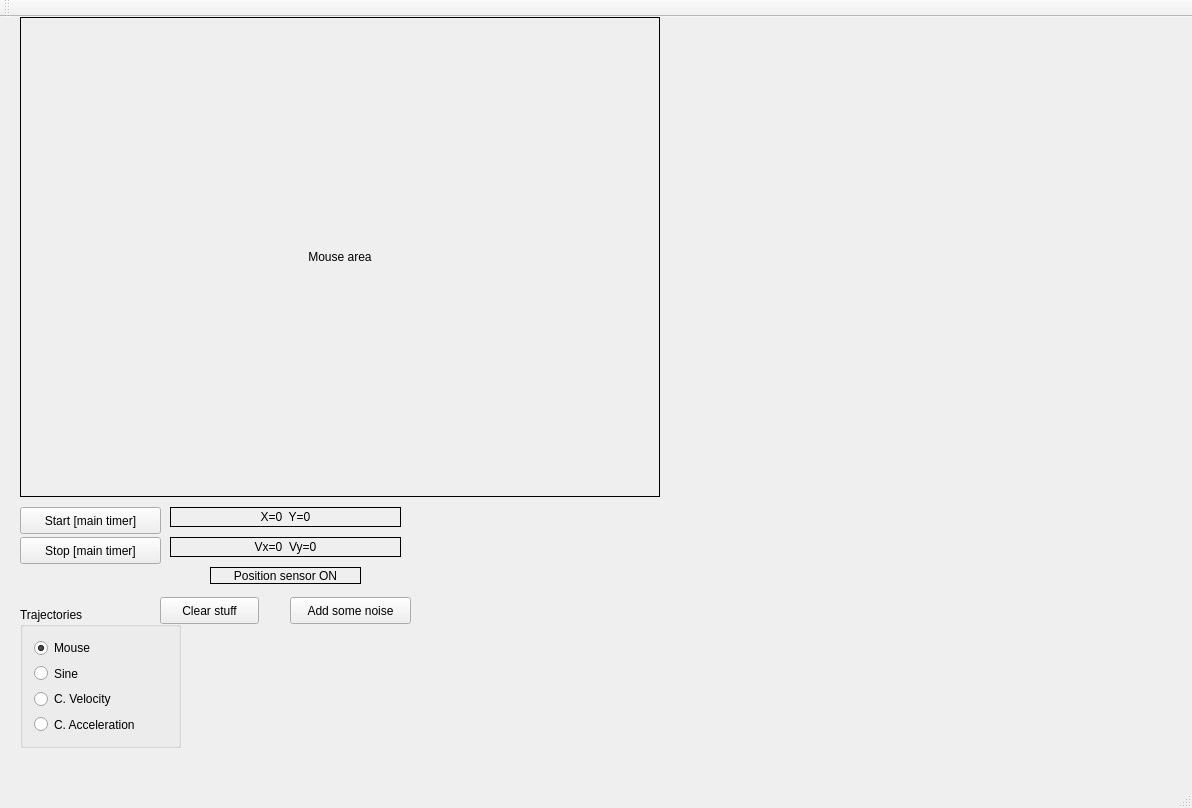
<?xml version="1.0" encoding="UTF-8"?>
<ui version="4.0">
 <class>MainWindow</class>
 <widget class="QMainWindow" name="MainWindow">
  <property name="geometry">
   <rect>
    <x>0</x>
    <y>0</y>
    <width>1192</width>
    <height>808</height>
   </rect>
  </property>
  <property name="windowTitle">
   <string>MainWindow</string>
  </property>
  <widget class="QWidget" name="centralWidget">
   <widget class="my_mouse_label" name="lbl_mouse">
    <property name="geometry">
     <rect>
      <x>20</x>
      <y>0</y>
      <width>640</width>
      <height>480</height>
     </rect>
    </property>
    <property name="mouseTracking">
     <bool>true</bool>
    </property>
    <property name="frameShape">
     <enum>QFrame::Box</enum>
    </property>
    <property name="text">
     <string>Mouse area</string>
    </property>
    <property name="alignment">
     <set>Qt::AlignCenter</set>
    </property>
    <property name="margin">
     <number>0</number>
    </property>
   </widget>
   <widget class="QLabel" name="lbl_mouse_pos">
    <property name="geometry">
     <rect>
      <x>170</x>
      <y>490</y>
      <width>231</width>
      <height>20</height>
     </rect>
    </property>
    <property name="frameShape">
     <enum>QFrame::Box</enum>
    </property>
    <property name="text">
     <string>X=0  Y=0</string>
    </property>
    <property name="alignment">
     <set>Qt::AlignCenter</set>
    </property>
   </widget>
   <widget class="QCustomPlot" name="wdg_plot_x" native="true">
    <property name="geometry">
     <rect>
      <x>670</x>
      <y>0</y>
      <width>511</width>
      <height>361</height>
     </rect>
    </property>
   </widget>
   <widget class="QPushButton" name="btnstart_main_timer">
    <property name="geometry">
     <rect>
      <x>20</x>
      <y>490</y>
      <width>141</width>
      <height>27</height>
     </rect>
    </property>
    <property name="text">
     <string>Start [main timer]</string>
    </property>
   </widget>
   <widget class="QPushButton" name="btn_stop_main_timer">
    <property name="geometry">
     <rect>
      <x>20</x>
      <y>520</y>
      <width>141</width>
      <height>27</height>
     </rect>
    </property>
    <property name="text">
     <string>Stop [main timer]</string>
    </property>
   </widget>
   <widget class="QCustomPlot" name="wdg_plot_y" native="true">
    <property name="geometry">
     <rect>
      <x>670</x>
      <y>370</y>
      <width>511</width>
      <height>371</height>
     </rect>
    </property>
   </widget>
   <widget class="QLabel" name="lbl_mouse_vel">
    <property name="geometry">
     <rect>
      <x>170</x>
      <y>520</y>
      <width>231</width>
      <height>20</height>
     </rect>
    </property>
    <property name="frameShape">
     <enum>QFrame::Box</enum>
    </property>
    <property name="text">
     <string>Vx=0  Vy=0</string>
    </property>
    <property name="alignment">
     <set>Qt::AlignCenter</set>
    </property>
   </widget>
   <widget class="QCustomPlot" name="wdg_plot_vel" native="true">
    <property name="geometry">
     <rect>
      <x>410</x>
      <y>490</y>
      <width>250</width>
      <height>250</height>
     </rect>
    </property>
   </widget>
   <widget class="QLabel" name="lbl_position_sensor">
    <property name="geometry">
     <rect>
      <x>210</x>
      <y>550</y>
      <width>151</width>
      <height>17</height>
     </rect>
    </property>
    <property name="frameShape">
     <enum>QFrame::Box</enum>
    </property>
    <property name="text">
     <string>Position sensor ON</string>
    </property>
    <property name="alignment">
     <set>Qt::AlignCenter</set>
    </property>
   </widget>
   <widget class="QGroupBox" name="gbx_trajectories">
    <property name="geometry">
     <rect>
      <x>20</x>
      <y>590</y>
      <width>161</width>
      <height>141</height>
     </rect>
    </property>
    <property name="title">
     <string>Trajectories</string>
    </property>
    <property name="flat">
     <bool>false</bool>
    </property>
    <property name="checkable">
     <bool>false</bool>
    </property>
    <layout class="QVBoxLayout" name="verticalLayout">
     <item>
      <widget class="QRadioButton" name="rbt_trajectory_mouse">
       <property name="text">
        <string>Mouse</string>
       </property>
       <property name="checked">
        <bool>true</bool>
       </property>
      </widget>
     </item>
     <item>
      <widget class="QRadioButton" name="rbt_trajectory_sine">
       <property name="text">
        <string>Sine</string>
       </property>
      </widget>
     </item>
     <item>
      <widget class="QRadioButton" name="rbt_trajectory_cvel">
       <property name="text">
        <string>C. Velocity</string>
       </property>
      </widget>
     </item>
     <item>
      <widget class="QRadioButton" name="rbt_trajectory_cacc">
       <property name="text">
        <string>C. Acceleration</string>
       </property>
      </widget>
     </item>
    </layout>
   </widget>
   <widget class="QPushButton" name="btn_clear_image">
    <property name="geometry">
     <rect>
      <x>160</x>
      <y>580</y>
      <width>99</width>
      <height>27</height>
     </rect>
    </property>
    <property name="text">
     <string>Clear stuff</string>
    </property>
   </widget>
   <widget class="QPushButton" name="btn_add_noise">
    <property name="geometry">
     <rect>
      <x>290</x>
      <y>580</y>
      <width>121</width>
      <height>27</height>
     </rect>
    </property>
    <property name="text">
     <string>Add some noise</string>
    </property>
   </widget>
  </widget>
  <widget class="QMenuBar" name="menuBar">
   <property name="geometry">
    <rect>
     <x>0</x>
     <y>0</y>
     <width>1192</width>
     <height>25</height>
    </rect>
   </property>
  </widget>
  <widget class="QToolBar" name="mainToolBar">
   <attribute name="toolBarArea">
    <enum>TopToolBarArea</enum>
   </attribute>
   <attribute name="toolBarBreak">
    <bool>false</bool>
   </attribute>
  </widget>
  <widget class="QStatusBar" name="statusBar"/>
 </widget>
 <layoutdefault spacing="6" margin="11"/>
 <customwidgets>
  <customwidget>
   <class>QCustomPlot</class>
   <extends>QWidget</extends>
   <header>qcustomplot.h</header>
   <container>1</container>
  </customwidget>
  <customwidget>
   <class>my_mouse_label</class>
   <extends>QLabel</extends>
   <header location="global">my_mouse_label.h</header>
  </customwidget>
 </customwidgets>
 <resources/>
 <connections/>
</ui>
